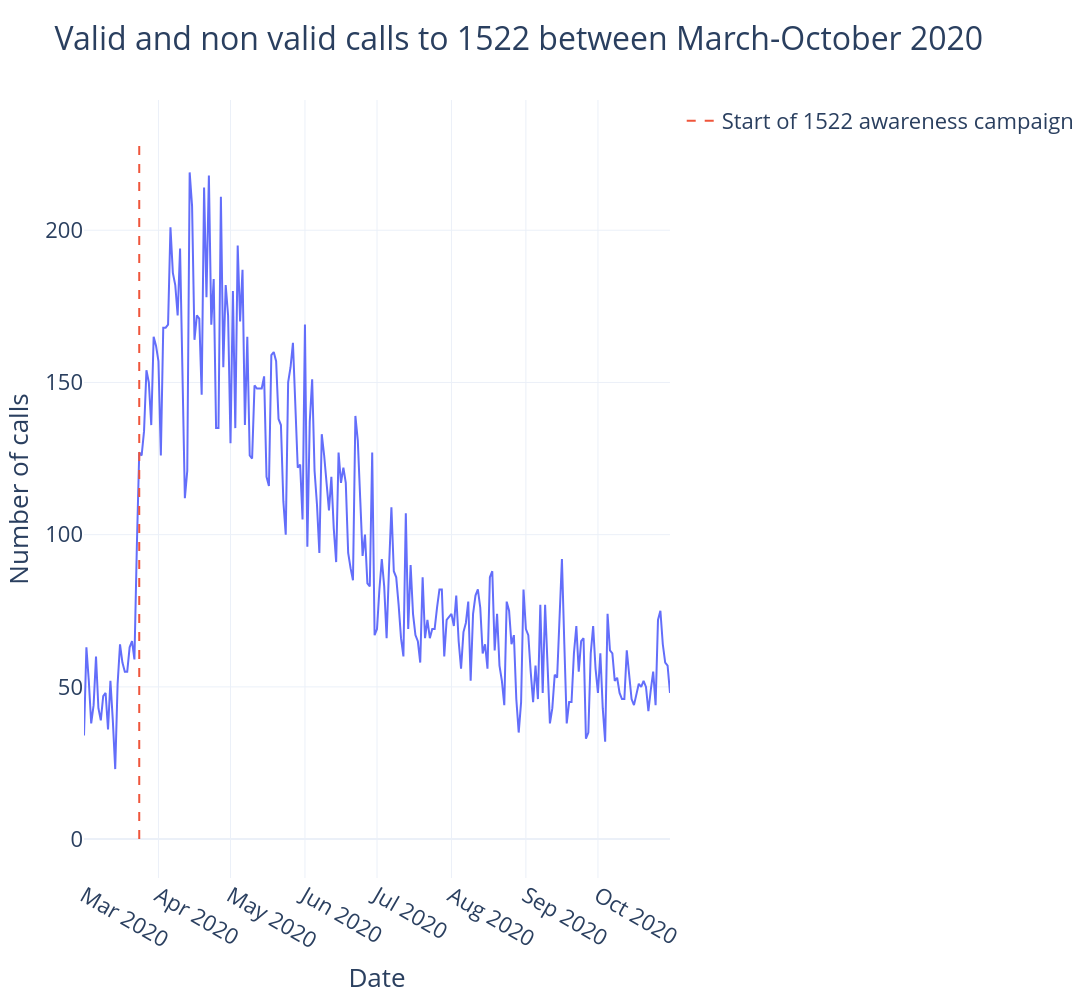

Source (notebook cell):
### Code cell
lockdownincrease_linechart.show()

### Figure 1 — Plotly figure (JSON) as saved in the notebook; plotly's stock layout.template omitted (floating-point values rounded to 4 significant figures; data arrays with more than 128 entries replaced by an {"elided": "..."} marker saying what was removed)
{"data": [{"hovertemplate": "Date=%{x}<br>Number of calls=%{y}<extra></extra>", "legendgroup": "", "line": {"color": "#636efa", "dash": "solid"}, "marker": {"symbol": "circle"}, "mode": "lines", "name": "", "orientation": "v", "showlegend": false, "type": "scatter", "x": {"elided": "245 str values"}, "xaxis": "x", "y": {"elided": "245 float values"}, "yaxis": "y"}, {"hovertemplate": "<br> %{x}<br>", "line": {"dash": "dash", "width": 2}, "mode": "lines", "name": "Start of 1522 awareness campaign", "showlegend": true, "type": "scatter", "x": ["2020-03-24 00:00:00", "2020-03-24 00:00:00"], "y": [0, 230]}], "layout": {"font": {"size": 26}, "height": 1000, "legend": {"font": {"size": 22}, "tracegroupgap": 0}, "title": {"font": {"size": 32}, "text": "Valid and non valid calls to 1522 between March-October 2020"}, "width": 1800, "xaxis": {"anchor": "y", "domain": [0, 1], "tickfont": {"size": 22}, "title": {"font": {"size": 26}, "text": "Date"}}, "yaxis": {"anchor": "x", "domain": [0, 1], "tickfont": {"size": 22}, "title": {"font": {"size": 26}, "text": "Number of calls"}}}}
